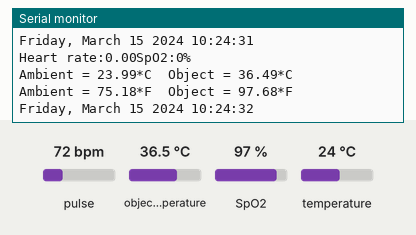
Simulated run of this sketch. Board: ESP32. On the bench: the last lines printed to the serial monitor. The inputs (shaded band) are chosen by the test bench; at power-on: pulse 72 bpm, object temperature 36.5 °C, SpO2 97 %, temperature 24 °C (analog values on the 0–4095 scale). WiFi joins after 1.5 s; servers stay silent unless stated; the local clock reads 2024-03-15 10:24:30 at power-on unless the sketch sets it.

Above: at 2.7 s.
2.8 s: pulse set to 42 bpm
At 4.2 s:
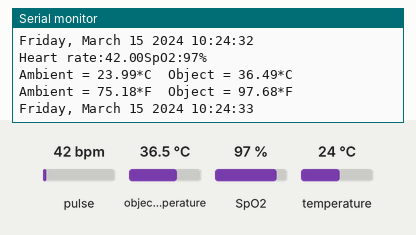
4.3 s: object temperature set to 20 °C
At 5.6 s:
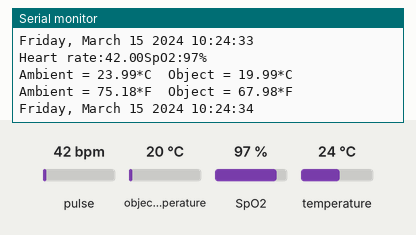
5.8 s: SpO2 set to 80 %
At 6.6 s:
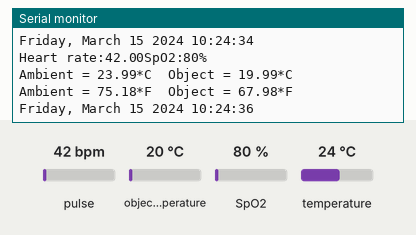
7.3 s: temperature set to 12 °C
At 8.2 s:
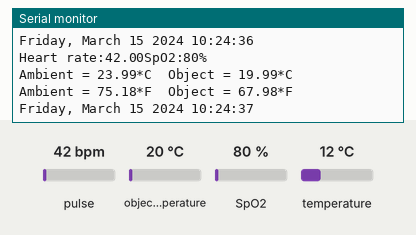
Timing chart, 0 to 9.8 s (numbered marks = the images above; inputs shaded):
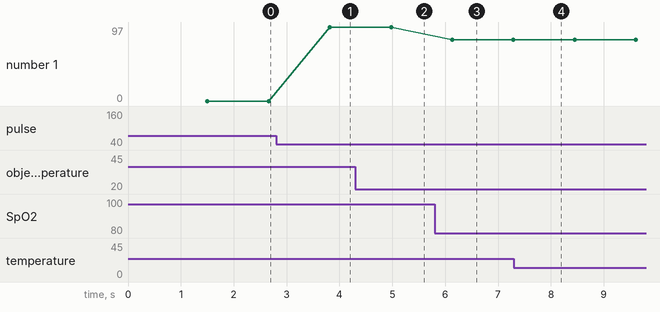

Measured:
- after the input at 2.8 s, the serial monitor: prints a new line after 1.0 s (image 1)
- after the input at 4.3 s, the serial monitor: prints a new line after 0.68 s (image 2)
- after the input at 5.8 s, the serial monitor: prints a new line after 0.33 s (image 3)
- plotted number 1: 97 → 80 after the input at 5.8 s

The sketch:

Firebase_stream.ino
```cpp
//Firebase + wifi + time libraries
#include <WiFi.h>
#include <Firebase_ESP_Client.h>
#include <driver/adc.h>
#include "time.h"
#include<TimeLib.h>
#include<ESP32Time.h>

//Firebase credentials
/* 1. Define the WiFi credentials */
const char* WIFI_SSID = "Akshad";
const char* WIFI_PASSWORD =  "internet";

/* 2. Define the Firebase project host name and API Key */
#define FIREBASE_HOST "https://uart-esp32-default-rtdb.firebaseio.com/"
#define API_KEY "AIzaSyCy3pK8YZkivrp49g52Cnu3FY5RfUGVIO0"

/* 3. Define the user Email and password that alreadey registerd or added in your project */
#define USER_EMAIL "akx2404@gmail.com"
#define USER_PASSWORD "akxakx@giis"

//Define Firebase Data object
FirebaseData fbdo;

FirebaseAuth auth;
FirebaseConfig config;

FirebaseJson json;
String newPath;

//Sensor libraries
#include <Wire.h>
#include "MAX30100_PulseOximeter.h"
#define REPORTING_PERIOD_MS     1000
PulseOximeter pox;
#include <Adafruit_MLX90614.h>
Adafruit_MLX90614 mlx = Adafruit_MLX90614();

uint32_t tsLastReport = 0;
void onBeatDetected()
{
    Serial.println("Beat!");
}

//For timestamp
const char* ntpServer = "pool.ntp.org";
const long  gmtOffset_sec = 19800;
const int   daylightOffset_sec = 0;

struct tm timeinfo;
String printLocalTime()
{
  char s[51];
  if(!getLocalTime(&timeinfo)){
    Serial.println("Failed to obtain time");
    return "";
  }
  Serial.println(&timeinfo, "%A, %B %d %Y %H:%M:%S");
  strftime(s, 50, "%A, %B %d %Y %H:%M:%S", &timeinfo);
  return String(s);
}


void setup()
{
    Serial.begin(115200);


    analogReadResolution(10); // Default of 12 is not very linear. Recommended to use 10 or 11 depending on needed resolution.
    analogSetAttenuation(ADC_6db); // Default is 11db which is very noisy. Recommended to use 2.5 or 6.

    adc1_config_width(ADC_WIDTH_BIT_10);

    adc1_config_channel_atten(ADC1_CHANNEL_7,ADC_ATTEN_DB_0);
    adc1_config_channel_atten(ADC1_CHANNEL_4,ADC_ATTEN_DB_0);
    adc1_config_channel_atten(ADC1_CHANNEL_5,ADC_ATTEN_DB_0);

    WiFi.begin(WIFI_SSID, WIFI_PASSWORD);
    Serial.print("Connecting to Wi-Fi");
    while (WiFi.status() != WL_CONNECTED)
    {
      Serial.print(".");
      delay(300);
    }
    Serial.println();
    Serial.print("Connected with IP: ");
    Serial.println(WiFi.localIP());
    Serial.println();

    /* Assign the project host and api key (required) */
    config.host = FIREBASE_HOST;
    config.api_key = API_KEY;

    /* Assign the user sign in credentials */
    auth.user.email = USER_EMAIL;
    auth.user.password = USER_PASSWORD;

    Firebase.begin(&config, &auth);
    Firebase.reconnectWiFi(true);

    #if defined(ESP8266)
      //Set the size of WiFi rx/tx buffers in the case where we want to work with large data.
      fbdo.setBSSLBufferSize(1024, 1024);
    #endif

    //Set the size of HTTP response buffers in the case where we want to work with large data.
    fbdo.setResponseSize(1024);

    //Set database read timeout to 1 minute (max 15 minutes)
    Firebase.RTDB.setReadTimeout(&fbdo, 1000 * 60);
    //tiny, small, medium, large and unlimited.
    //Size and its write timeout e.g. tiny (1s), small (10s), medium (30s) and large (60s).
    Firebase.RTDB.setwriteSizeLimit(&fbdo, "tiny");

    //optional, set the decimal places for float and double data to be stored in database
    Firebase.setFloatDigits(2);
    Firebase.setDoubleDigits(6);

    configTime(gmtOffset_sec, daylightOffset_sec, ntpServer);
    //printLocalTime();


      mlx.begin();
      if (!mlx.begin()) {
        Serial.println("Error connecting to MLX sensor. Check wiring.");
        while (1);
      };

    // Initialize the PulseOximeter instance
    // Failures are generally due to an improper I2C wiring, missing power supply
    // or wrong target chip
    if (!pox.begin()) {
        Serial.println("FAILED");
        for(;;);
    }
    else {
        Serial.println("SUCCESS");
    }
     pox.setIRLedCurrent(MAX30100_LED_CURR_7_6MA);
}


void loop()
{
    double hr,sp,temp_object,temp_ambient;
    pox.update();
    if (millis() - tsLastReport > REPORTING_PERIOD_MS) {


      hr = pox.getHeartRate();
      sp = pox.getSpO2();
      //if (hr>50 && sp>0){
        Serial.print("Heart rate:");
        Serial.print(pox.getHeartRate());
        Serial.print("SpO2:");
        Serial.print(pox.getSpO2());
        Serial.println("%");


      //}
        pox.shutdown();

        temp_object = mlx.readAmbientTempC();
        temp_ambient = mlx.readObjectTempC();
        Serial.print("Ambient = "); Serial.print(mlx.readAmbientTempC());
        Serial.print("*C\tObject = "); Serial.print(mlx.readObjectTempC()); Serial.println("*C");
        Serial.print("Ambient = "); Serial.print(mlx.readAmbientTempF());
        Serial.print("*F\tObject = "); Serial.print(mlx.readObjectTempF()); Serial.println("*F");
        Serial.println();


        FirebaseJson json1;
        json1.set("sp", sp);
        json1.set("bpm", hr);
        json1.set("temp_object", temp_object);
        json1.set("temp_ambient", temp_ambient);
        json1.set("timestamp", printLocalTime());
        newPath = "/readings";
        Firebase.RTDB.push(&fbdo, newPath.c_str(), &json1);

        pox.resume();
        tsLastReport = millis();

    }
}
```
